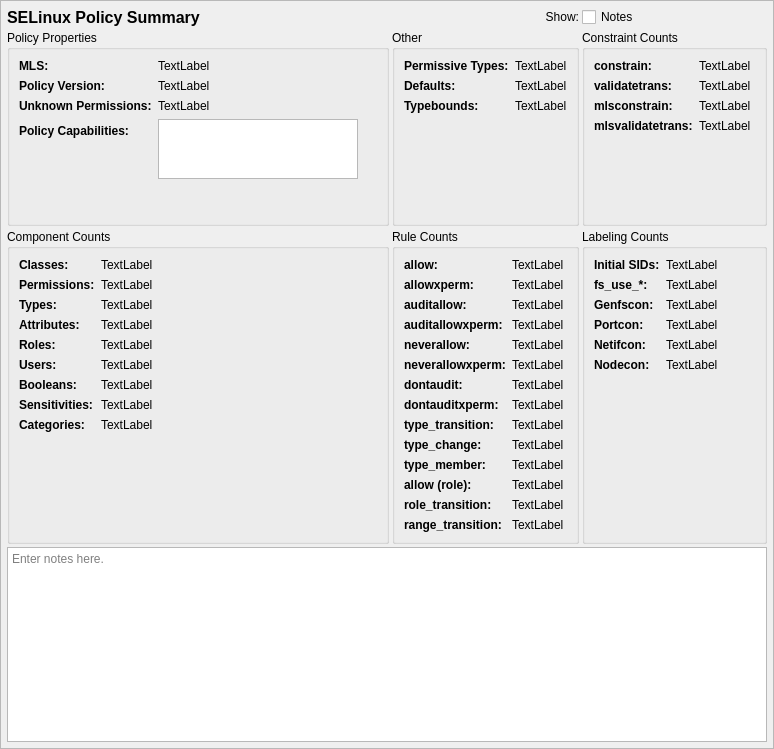
<?xml version="1.0" encoding="UTF-8"?>
<ui version="4.0">
 <class>SummaryTab</class>
 <widget class="QScrollArea" name="SummaryTab">
  <property name="geometry">
   <rect>
    <x>0</x>
    <y>0</y>
    <width>774</width>
    <height>749</height>
   </rect>
  </property>
  <property name="sizeAdjustPolicy">
   <enum>QAbstractScrollArea::AdjustToContents</enum>
  </property>
  <property name="widgetResizable">
   <bool>true</bool>
  </property>
  <widget class="QWidget" name="contents">
   <property name="geometry">
    <rect>
     <x>0</x>
     <y>0</y>
     <width>772</width>
     <height>747</height>
    </rect>
   </property>
   <property name="minimumSize">
    <size>
     <width>0</width>
     <height>0</height>
    </size>
   </property>
   <layout class="QGridLayout" name="gridLayout_9">
    <property name="leftMargin">
     <number>6</number>
    </property>
    <property name="topMargin">
     <number>6</number>
    </property>
    <property name="rightMargin">
     <number>6</number>
    </property>
    <property name="bottomMargin">
     <number>6</number>
    </property>
    <property name="spacing">
     <number>3</number>
    </property>
    <item row="0" column="0">
     <widget class="QLabel" name="label">
      <property name="sizePolicy">
       <sizepolicy hsizetype="Preferred" vsizetype="Fixed">
        <horstretch>0</horstretch>
        <verstretch>0</verstretch>
       </sizepolicy>
      </property>
      <property name="maximumSize">
       <size>
        <width>16777215</width>
        <height>20</height>
       </size>
      </property>
      <property name="font">
       <font>
        <pointsize>12</pointsize>
        <weight>75</weight>
        <bold>true</bold>
       </font>
      </property>
      <property name="text">
       <string>SELinux Policy Summary</string>
      </property>
     </widget>
    </item>
    <item row="2" column="0" colspan="2">
     <widget class="QGroupBox" name="groupBox_2">
      <property name="title">
       <string>Policy Properties</string>
      </property>
      <layout class="QFormLayout" name="formLayout_3">
       <item row="1" column="0">
        <widget class="QLabel" name="label_22">
         <property name="font">
          <font>
           <weight>75</weight>
           <bold>true</bold>
          </font>
         </property>
         <property name="text">
          <string>Policy Version:</string>
         </property>
        </widget>
       </item>
       <item row="1" column="1">
        <widget class="QLabel" name="policy_version">
         <property name="text">
          <string>TextLabel</string>
         </property>
        </widget>
       </item>
       <item row="2" column="0">
        <widget class="QLabel" name="label_23">
         <property name="font">
          <font>
           <weight>75</weight>
           <bold>true</bold>
          </font>
         </property>
         <property name="text">
          <string>Unknown Permissions:</string>
         </property>
        </widget>
       </item>
       <item row="2" column="1">
        <widget class="QLabel" name="handle_unknown">
         <property name="text">
          <string>TextLabel</string>
         </property>
        </widget>
       </item>
       <item row="0" column="0">
        <widget class="QLabel" name="label_8">
         <property name="font">
          <font>
           <weight>75</weight>
           <bold>true</bold>
          </font>
         </property>
         <property name="text">
          <string>MLS:</string>
         </property>
        </widget>
       </item>
       <item row="0" column="1">
        <widget class="QLabel" name="mls">
         <property name="text">
          <string>TextLabel</string>
         </property>
        </widget>
       </item>
       <item row="3" column="1">
        <widget class="QListWidget" name="polcaps">
         <property name="sizePolicy">
          <sizepolicy hsizetype="Preferred" vsizetype="Preferred">
           <horstretch>0</horstretch>
           <verstretch>0</verstretch>
          </sizepolicy>
         </property>
         <property name="maximumSize">
          <size>
           <width>200</width>
           <height>60</height>
          </size>
         </property>
         <property name="sortingEnabled">
          <bool>true</bool>
         </property>
        </widget>
       </item>
       <item row="3" column="0">
        <widget class="QLabel" name="label_41">
         <property name="font">
          <font>
           <weight>75</weight>
           <bold>true</bold>
          </font>
         </property>
         <property name="text">
          <string>Policy Capabilities:</string>
         </property>
        </widget>
       </item>
      </layout>
     </widget>
    </item>
    <item row="0" column="3">
     <widget class="QCheckBox" name="notes_expander">
      <property name="sizePolicy">
       <sizepolicy hsizetype="Minimum" vsizetype="Fixed">
        <horstretch>0</horstretch>
        <verstretch>0</verstretch>
       </sizepolicy>
      </property>
      <property name="toolTip">
       <string>Show or hide the notes field (no data is lost)</string>
      </property>
      <property name="text">
       <string>Notes</string>
      </property>
     </widget>
    </item>
    <item row="4" column="2">
     <widget class="QGroupBox" name="groupBox_3">
      <property name="title">
       <string>Rule Counts</string>
      </property>
      <layout class="QFormLayout" name="formLayout_2">
       <item row="0" column="0">
        <widget class="QLabel" name="label_11">
         <property name="font">
          <font>
           <weight>75</weight>
           <bold>true</bold>
          </font>
         </property>
         <property name="text">
          <string>allow:</string>
         </property>
        </widget>
       </item>
       <item row="1" column="0">
        <widget class="QLabel" name="label_12">
         <property name="font">
          <font>
           <weight>75</weight>
           <bold>true</bold>
          </font>
         </property>
         <property name="text">
          <string>allowxperm:</string>
         </property>
        </widget>
       </item>
       <item row="2" column="0">
        <widget class="QLabel" name="label_13">
         <property name="font">
          <font>
           <weight>75</weight>
           <bold>true</bold>
          </font>
         </property>
         <property name="text">
          <string>auditallow:</string>
         </property>
        </widget>
       </item>
       <item row="3" column="0">
        <widget class="QLabel" name="label_14">
         <property name="font">
          <font>
           <weight>75</weight>
           <bold>true</bold>
          </font>
         </property>
         <property name="text">
          <string>auditallowxperm:</string>
         </property>
        </widget>
       </item>
       <item row="4" column="0">
        <widget class="QLabel" name="label_15">
         <property name="font">
          <font>
           <weight>75</weight>
           <bold>true</bold>
          </font>
         </property>
         <property name="text">
          <string>neverallow:</string>
         </property>
        </widget>
       </item>
       <item row="5" column="0">
        <widget class="QLabel" name="label_16">
         <property name="font">
          <font>
           <weight>75</weight>
           <bold>true</bold>
          </font>
         </property>
         <property name="text">
          <string>neverallowxperm:</string>
         </property>
        </widget>
       </item>
       <item row="6" column="0">
        <widget class="QLabel" name="label_17">
         <property name="font">
          <font>
           <weight>75</weight>
           <bold>true</bold>
          </font>
         </property>
         <property name="text">
          <string>dontaudit:</string>
         </property>
        </widget>
       </item>
       <item row="7" column="0">
        <widget class="QLabel" name="label_18">
         <property name="font">
          <font>
           <weight>75</weight>
           <bold>true</bold>
          </font>
         </property>
         <property name="text">
          <string>dontauditxperm:</string>
         </property>
        </widget>
       </item>
       <item row="8" column="0">
        <widget class="QLabel" name="label_19">
         <property name="font">
          <font>
           <weight>75</weight>
           <bold>true</bold>
          </font>
         </property>
         <property name="text">
          <string>type_transition:</string>
         </property>
        </widget>
       </item>
       <item row="10" column="0">
        <widget class="QLabel" name="label_20">
         <property name="font">
          <font>
           <weight>75</weight>
           <bold>true</bold>
          </font>
         </property>
         <property name="text">
          <string>type_member:</string>
         </property>
        </widget>
       </item>
       <item row="9" column="0">
        <widget class="QLabel" name="label_21">
         <property name="font">
          <font>
           <weight>75</weight>
           <bold>true</bold>
          </font>
         </property>
         <property name="text">
          <string>type_change:</string>
         </property>
        </widget>
       </item>
       <item row="0" column="1">
        <widget class="QLabel" name="allow_count">
         <property name="text">
          <string>TextLabel</string>
         </property>
        </widget>
       </item>
       <item row="1" column="1">
        <widget class="QLabel" name="allowxperm_count">
         <property name="text">
          <string>TextLabel</string>
         </property>
        </widget>
       </item>
       <item row="2" column="1">
        <widget class="QLabel" name="auditallow_count">
         <property name="text">
          <string>TextLabel</string>
         </property>
        </widget>
       </item>
       <item row="3" column="1">
        <widget class="QLabel" name="auditallowxperm_count">
         <property name="text">
          <string>TextLabel</string>
         </property>
        </widget>
       </item>
       <item row="4" column="1">
        <widget class="QLabel" name="neverallow_count">
         <property name="text">
          <string>TextLabel</string>
         </property>
        </widget>
       </item>
       <item row="5" column="1">
        <widget class="QLabel" name="neverallowxperm_count">
         <property name="text">
          <string>TextLabel</string>
         </property>
        </widget>
       </item>
       <item row="6" column="1">
        <widget class="QLabel" name="dontaudit_count">
         <property name="text">
          <string>TextLabel</string>
         </property>
        </widget>
       </item>
       <item row="7" column="1">
        <widget class="QLabel" name="dontauditxperm_count">
         <property name="text">
          <string>TextLabel</string>
         </property>
        </widget>
       </item>
       <item row="8" column="1">
        <widget class="QLabel" name="type_transition_count">
         <property name="text">
          <string>TextLabel</string>
         </property>
        </widget>
       </item>
       <item row="9" column="1">
        <widget class="QLabel" name="type_change_count">
         <property name="text">
          <string>TextLabel</string>
         </property>
        </widget>
       </item>
       <item row="10" column="1">
        <widget class="QLabel" name="type_member_count">
         <property name="text">
          <string>TextLabel</string>
         </property>
        </widget>
       </item>
       <item row="12" column="0">
        <widget class="QLabel" name="label_25">
         <property name="font">
          <font>
           <weight>75</weight>
           <bold>true</bold>
          </font>
         </property>
         <property name="text">
          <string>role_transition:</string>
         </property>
        </widget>
       </item>
       <item row="11" column="0">
        <widget class="QLabel" name="label_26">
         <property name="font">
          <font>
           <weight>75</weight>
           <bold>true</bold>
          </font>
         </property>
         <property name="text">
          <string>allow (role):</string>
         </property>
        </widget>
       </item>
       <item row="13" column="0">
        <widget class="QLabel" name="label_27">
         <property name="font">
          <font>
           <weight>75</weight>
           <bold>true</bold>
          </font>
         </property>
         <property name="text">
          <string>range_transition:</string>
         </property>
        </widget>
       </item>
       <item row="11" column="1">
        <widget class="QLabel" name="role_allow_count">
         <property name="text">
          <string>TextLabel</string>
         </property>
        </widget>
       </item>
       <item row="12" column="1">
        <widget class="QLabel" name="role_transition_count">
         <property name="text">
          <string>TextLabel</string>
         </property>
        </widget>
       </item>
       <item row="13" column="1">
        <widget class="QLabel" name="range_transition_count">
         <property name="text">
          <string>TextLabel</string>
         </property>
        </widget>
       </item>
      </layout>
     </widget>
    </item>
    <item row="4" column="0" colspan="2">
     <widget class="QGroupBox" name="groupBox">
      <property name="title">
       <string>Component Counts</string>
      </property>
      <layout class="QFormLayout" name="formLayout">
       <item row="0" column="0">
        <widget class="QLabel" name="label_3">
         <property name="font">
          <font>
           <weight>75</weight>
           <bold>true</bold>
          </font>
         </property>
         <property name="text">
          <string>Classes:</string>
         </property>
        </widget>
       </item>
       <item row="0" column="1">
        <widget class="QLabel" name="class_count">
         <property name="text">
          <string>TextLabel</string>
         </property>
        </widget>
       </item>
       <item row="1" column="0">
        <widget class="QLabel" name="label_4">
         <property name="font">
          <font>
           <weight>75</weight>
           <bold>true</bold>
          </font>
         </property>
         <property name="text">
          <string>Permissions:</string>
         </property>
        </widget>
       </item>
       <item row="2" column="0">
        <widget class="QLabel" name="label_5">
         <property name="font">
          <font>
           <weight>75</weight>
           <bold>true</bold>
          </font>
         </property>
         <property name="text">
          <string>Types:</string>
         </property>
        </widget>
       </item>
       <item row="1" column="1">
        <widget class="QLabel" name="perms_count">
         <property name="text">
          <string>TextLabel</string>
         </property>
        </widget>
       </item>
       <item row="2" column="1">
        <widget class="QLabel" name="type_count">
         <property name="text">
          <string>TextLabel</string>
         </property>
        </widget>
       </item>
       <item row="3" column="0">
        <widget class="QLabel" name="label_10">
         <property name="font">
          <font>
           <weight>75</weight>
           <bold>true</bold>
          </font>
         </property>
         <property name="text">
          <string>Attributes:</string>
         </property>
        </widget>
       </item>
       <item row="3" column="1">
        <widget class="QLabel" name="attribute_count">
         <property name="text">
          <string>TextLabel</string>
         </property>
        </widget>
       </item>
       <item row="4" column="0">
        <widget class="QLabel" name="label_6">
         <property name="font">
          <font>
           <weight>75</weight>
           <bold>true</bold>
          </font>
         </property>
         <property name="text">
          <string>Roles:</string>
         </property>
        </widget>
       </item>
       <item row="5" column="0">
        <widget class="QLabel" name="label_7">
         <property name="font">
          <font>
           <weight>75</weight>
           <bold>true</bold>
          </font>
         </property>
         <property name="text">
          <string>Users:</string>
         </property>
        </widget>
       </item>
       <item row="6" column="0">
        <widget class="QLabel" name="label_9">
         <property name="font">
          <font>
           <weight>75</weight>
           <bold>true</bold>
          </font>
         </property>
         <property name="text">
          <string>Booleans:</string>
         </property>
        </widget>
       </item>
       <item row="7" column="0">
        <widget class="QLabel" name="label_47">
         <property name="font">
          <font>
           <weight>75</weight>
           <bold>true</bold>
          </font>
         </property>
         <property name="text">
          <string>Sensitivities:</string>
         </property>
        </widget>
       </item>
       <item row="8" column="0">
        <widget class="QLabel" name="label_48">
         <property name="font">
          <font>
           <weight>75</weight>
           <bold>true</bold>
          </font>
         </property>
         <property name="text">
          <string>Categories:</string>
         </property>
        </widget>
       </item>
       <item row="4" column="1">
        <widget class="QLabel" name="role_count">
         <property name="text">
          <string>TextLabel</string>
         </property>
        </widget>
       </item>
       <item row="5" column="1">
        <widget class="QLabel" name="user_count">
         <property name="text">
          <string>TextLabel</string>
         </property>
        </widget>
       </item>
       <item row="6" column="1">
        <widget class="QLabel" name="bool_count">
         <property name="text">
          <string>TextLabel</string>
         </property>
        </widget>
       </item>
       <item row="7" column="1">
        <widget class="QLabel" name="sensitivity_count">
         <property name="text">
          <string>TextLabel</string>
         </property>
        </widget>
       </item>
       <item row="8" column="1">
        <widget class="QLabel" name="category_count">
         <property name="text">
          <string>TextLabel</string>
         </property>
        </widget>
       </item>
      </layout>
     </widget>
    </item>
    <item row="2" column="3">
     <widget class="QGroupBox" name="groupBox_5">
      <property name="title">
       <string>Constraint Counts</string>
      </property>
      <layout class="QFormLayout" name="formLayout_5">
       <item row="0" column="0">
        <widget class="QLabel" name="label_28">
         <property name="font">
          <font>
           <weight>75</weight>
           <bold>true</bold>
          </font>
         </property>
         <property name="text">
          <string>constrain:</string>
         </property>
        </widget>
       </item>
       <item row="0" column="1">
        <widget class="QLabel" name="constrain_count">
         <property name="text">
          <string>TextLabel</string>
         </property>
        </widget>
       </item>
       <item row="1" column="0">
        <widget class="QLabel" name="label_31">
         <property name="font">
          <font>
           <weight>75</weight>
           <bold>true</bold>
          </font>
         </property>
         <property name="text">
          <string>validatetrans:</string>
         </property>
        </widget>
       </item>
       <item row="1" column="1">
        <widget class="QLabel" name="validatetrans_count">
         <property name="text">
          <string>TextLabel</string>
         </property>
        </widget>
       </item>
       <item row="2" column="0">
        <widget class="QLabel" name="label_30">
         <property name="font">
          <font>
           <weight>75</weight>
           <bold>true</bold>
          </font>
         </property>
         <property name="text">
          <string>mlsconstrain:</string>
         </property>
        </widget>
       </item>
       <item row="2" column="1">
        <widget class="QLabel" name="mlsconstrain_count">
         <property name="text">
          <string>TextLabel</string>
         </property>
        </widget>
       </item>
       <item row="3" column="0">
        <widget class="QLabel" name="label_32">
         <property name="font">
          <font>
           <weight>75</weight>
           <bold>true</bold>
          </font>
         </property>
         <property name="text">
          <string>mlsvalidatetrans:</string>
         </property>
        </widget>
       </item>
       <item row="3" column="1">
        <widget class="QLabel" name="mlsvalidatetrans_count">
         <property name="text">
          <string>TextLabel</string>
         </property>
        </widget>
       </item>
      </layout>
     </widget>
    </item>
    <item row="2" column="2">
     <widget class="QGroupBox" name="groupBox_6">
      <property name="title">
       <string>Other</string>
      </property>
      <layout class="QFormLayout" name="formLayout_6">
       <item row="0" column="0">
        <widget class="QLabel" name="label_29">
         <property name="font">
          <font>
           <weight>75</weight>
           <bold>true</bold>
          </font>
         </property>
         <property name="text">
          <string>Permissive Types:</string>
         </property>
        </widget>
       </item>
       <item row="0" column="1">
        <widget class="QLabel" name="permissive_count">
         <property name="text">
          <string>TextLabel</string>
         </property>
        </widget>
       </item>
       <item row="1" column="0">
        <widget class="QLabel" name="label_39">
         <property name="font">
          <font>
           <weight>75</weight>
           <bold>true</bold>
          </font>
         </property>
         <property name="text">
          <string>Defaults:</string>
         </property>
        </widget>
       </item>
       <item row="1" column="1">
        <widget class="QLabel" name="default_count">
         <property name="text">
          <string>TextLabel</string>
         </property>
        </widget>
       </item>
       <item row="2" column="0">
        <widget class="QLabel" name="label_40">
         <property name="font">
          <font>
           <weight>75</weight>
           <bold>true</bold>
          </font>
         </property>
         <property name="text">
          <string>Typebounds:</string>
         </property>
        </widget>
       </item>
       <item row="2" column="1">
        <widget class="QLabel" name="typebounds_count">
         <property name="text">
          <string>TextLabel</string>
         </property>
        </widget>
       </item>
      </layout>
     </widget>
    </item>
    <item row="4" column="3">
     <widget class="QGroupBox" name="groupBox_4">
      <property name="title">
       <string>Labeling Counts</string>
      </property>
      <layout class="QFormLayout" name="formLayout_4">
       <item row="0" column="0">
        <widget class="QLabel" name="label_24">
         <property name="font">
          <font>
           <weight>75</weight>
           <bold>true</bold>
          </font>
         </property>
         <property name="text">
          <string>Initial SIDs:</string>
         </property>
        </widget>
       </item>
       <item row="1" column="0">
        <widget class="QLabel" name="label_33">
         <property name="font">
          <font>
           <weight>75</weight>
           <bold>true</bold>
          </font>
         </property>
         <property name="text">
          <string>fs_use_*:</string>
         </property>
        </widget>
       </item>
       <item row="2" column="0">
        <widget class="QLabel" name="label_34">
         <property name="font">
          <font>
           <weight>75</weight>
           <bold>true</bold>
          </font>
         </property>
         <property name="text">
          <string>Genfscon:</string>
         </property>
        </widget>
       </item>
       <item row="3" column="0">
        <widget class="QLabel" name="label_35">
         <property name="font">
          <font>
           <weight>75</weight>
           <bold>true</bold>
          </font>
         </property>
         <property name="text">
          <string>Portcon:</string>
         </property>
        </widget>
       </item>
       <item row="5" column="0">
        <widget class="QLabel" name="label_36">
         <property name="font">
          <font>
           <weight>75</weight>
           <bold>true</bold>
          </font>
         </property>
         <property name="text">
          <string>Nodecon:</string>
         </property>
        </widget>
       </item>
       <item row="0" column="1">
        <widget class="QLabel" name="initsid_count">
         <property name="text">
          <string>TextLabel</string>
         </property>
        </widget>
       </item>
       <item row="2" column="1">
        <widget class="QLabel" name="genfscon_count">
         <property name="text">
          <string>TextLabel</string>
         </property>
        </widget>
       </item>
       <item row="1" column="1">
        <widget class="QLabel" name="fs_use_count">
         <property name="text">
          <string>TextLabel</string>
         </property>
        </widget>
       </item>
       <item row="3" column="1">
        <widget class="QLabel" name="portcon_count">
         <property name="text">
          <string>TextLabel</string>
         </property>
        </widget>
       </item>
       <item row="5" column="1">
        <widget class="QLabel" name="nodecon_count">
         <property name="text">
          <string>TextLabel</string>
         </property>
        </widget>
       </item>
       <item row="4" column="0">
        <widget class="QLabel" name="label_37">
         <property name="font">
          <font>
           <weight>75</weight>
           <bold>true</bold>
          </font>
         </property>
         <property name="text">
          <string>Netifcon:</string>
         </property>
        </widget>
       </item>
       <item row="4" column="1">
        <widget class="QLabel" name="netifcon_count">
         <property name="text">
          <string>TextLabel</string>
         </property>
        </widget>
       </item>
      </layout>
     </widget>
    </item>
    <item row="6" column="0" colspan="4">
     <widget class="QTextEdit" name="notes">
      <property name="sizePolicy">
       <sizepolicy hsizetype="Preferred" vsizetype="Preferred">
        <horstretch>0</horstretch>
        <verstretch>0</verstretch>
       </sizepolicy>
      </property>
      <property name="minimumSize">
       <size>
        <width>0</width>
        <height>80</height>
       </size>
      </property>
      <property name="toolTip">
       <string>Optionally enter notes here about the query.</string>
      </property>
      <property name="placeholderText">
       <string>Enter notes here.</string>
      </property>
     </widget>
    </item>
    <item row="0" column="2">
     <widget class="QLabel" name="label_2">
      <property name="sizePolicy">
       <sizepolicy hsizetype="Preferred" vsizetype="Fixed">
        <horstretch>0</horstretch>
        <verstretch>0</verstretch>
       </sizepolicy>
      </property>
      <property name="text">
       <string>Show:</string>
      </property>
      <property name="alignment">
       <set>Qt::AlignRight|Qt::AlignTrailing|Qt::AlignVCenter</set>
      </property>
     </widget>
    </item>
   </layout>
  </widget>
 </widget>
 <tabstops>
  <tabstop>notes_expander</tabstop>
  <tabstop>polcaps</tabstop>
  <tabstop>notes</tabstop>
 </tabstops>
 <resources/>
 <connections>
  <connection>
   <sender>notes_expander</sender>
   <signal>toggled(bool)</signal>
   <receiver>notes</receiver>
   <slot>setVisible(bool)</slot>
   <hints>
    <hint type="sourcelabel">
     <x>735</x>
     <y>16</y>
    </hint>
    <hint type="destinationlabel">
     <x>386</x>
     <y>776</y>
    </hint>
   </hints>
  </connection>
 </connections>
</ui>
